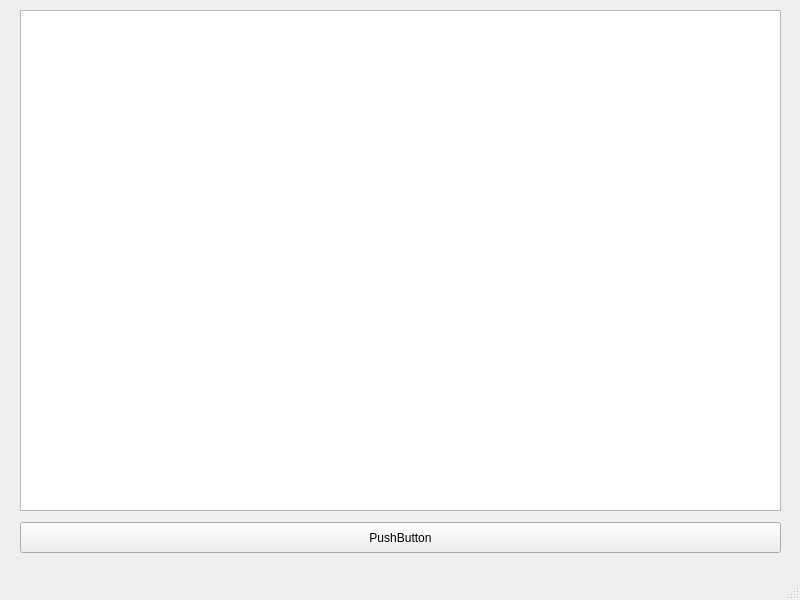
<?xml version="1.0" encoding="UTF-8"?>
<ui version="4.0">
 <class>MainWindow</class>
 <widget class="QMainWindow" name="MainWindow">
  <property name="geometry">
   <rect>
    <x>0</x>
    <y>0</y>
    <width>800</width>
    <height>600</height>
   </rect>
  </property>
  <property name="windowTitle">
   <string>MainWindow</string>
  </property>
  <widget class="QWidget" name="centralwidget">
   <widget class="QListWidget" name="txtList">
    <property name="geometry">
     <rect>
      <x>20</x>
      <y>10</y>
      <width>761</width>
      <height>501</height>
     </rect>
    </property>
   </widget>
   <widget class="QPushButton" name="addTxt">
    <property name="geometry">
     <rect>
      <x>20</x>
      <y>522</y>
      <width>761</width>
      <height>31</height>
     </rect>
    </property>
    <property name="text">
     <string>PushButton</string>
    </property>
   </widget>
  </widget>
  <widget class="QMenuBar" name="menubar">
   <property name="geometry">
    <rect>
     <x>0</x>
     <y>0</y>
     <width>800</width>
     <height>21</height>
    </rect>
   </property>
  </widget>
  <widget class="QStatusBar" name="statusbar"/>
 </widget>
 <resources/>
 <connections/>
</ui>
